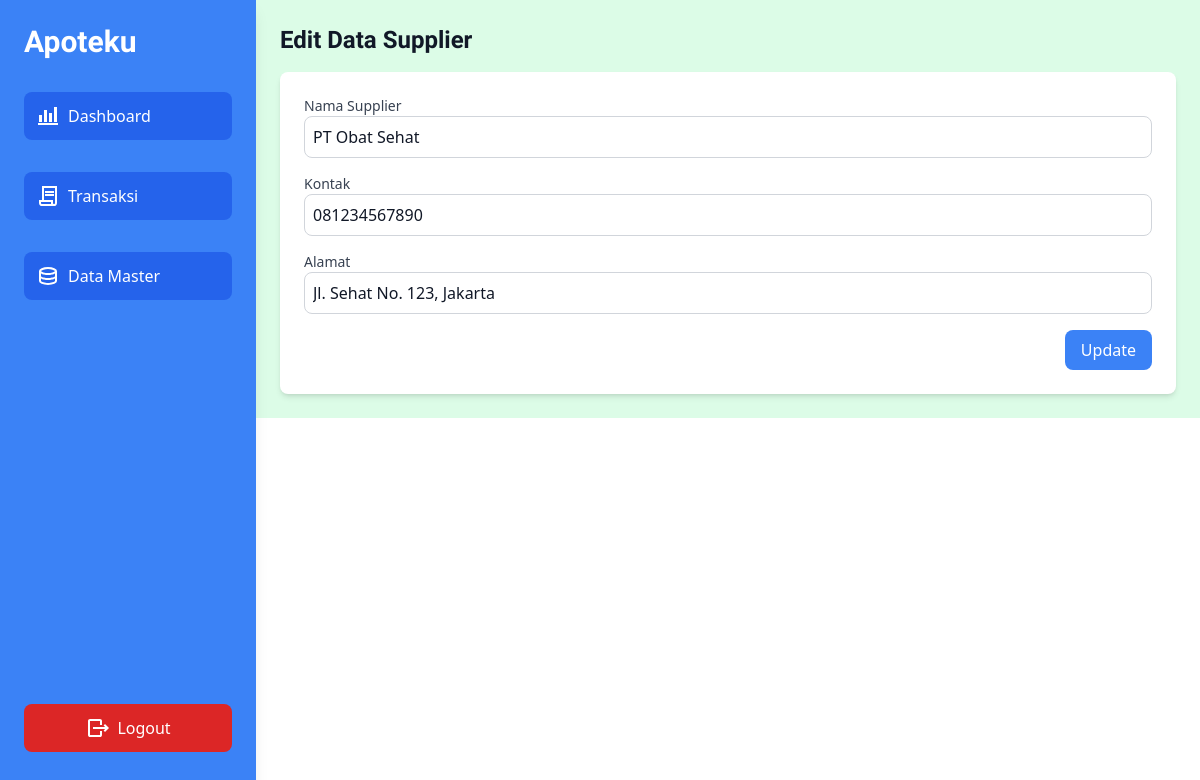
Screenshot of /datamaster-supplier/update-supplier.php?id=1 with the database file from the repository.
### tables this page shows
CREATE TABLE `supplier` (
  `ID_Supplier` int(11) NOT NULL,
  `Nama_Supplier` varchar(100) NOT NULL,
  `Kontak` varchar(50) DEFAULT NULL,
  `Alamat` text
);

### datamaster-supplier/update-supplier.php (the view, shortened to what this page needs)
<?php
include('../database/database.php');
$id_supplier = $nama_supplier = $kontak = $alamat = '';
if ($_SERVER['REQUEST_METHOD'] == 'GET') {
    $id_supplier = $_GET['id'];
    $sql = "SELECT * FROM supplier WHERE ID_Supplier = ?";
    $stmt = $conn->prepare($sql);
    $stmt->bind_param("i", $id_supplier);
    $stmt->execute();
    $result = $stmt->get_result();
    $row = $result->fetch_assoc();
    $nama_supplier = $row['Nama_Supplier'];
    $kontak = $row['Kontak'];
    $alamat = $row['Alamat'];
} else if ($_SERVER['REQUEST_METHOD'] == 'POST') {
    $id_supplier = $_POST['ID_Supplier'];
    $nama_supplier = $_POST['Nama_Supplier'];
    $kontak = $_POST['Kontak'];
    $alamat = $_POST['Alamat'];
    if (empty($nama_supplier) || empty($kontak) || empty($alamat)) {
        echo "<script>alert('Please fill all the fields')</script>";
    } else {
        $sql = "UPDATE supplier SET
            Nama_Supplier = ?, Kontak = ?, Alamat = ?
            WHERE ID_Supplier = ?";
        $stmt = $conn->prepare($sql);
        $stmt->bind_param("sssi", $nama_supplier, $kontak, $alamat, $id_supplier);
        if ($stmt->execute()) {
            $successMessage = 'Supplier berhasil diupdate!';
            header('Location: /apoteku/src/datamaster-supplier/index-supplier.php');
            exit;
        } else {
            echo "<script>alert('Failed to update supplier')</script>";
            die("Error in query: " . mysqli_error($conn));
        }
    }
}
?>
<!DOCTYPE html>
<html lang="en">
<head>
    <link href="https://cdn.jsdelivr.net/npm/tailwindcss@2.2.19/dist/tailwind.min.css" rel="stylesheet">
    <link href="../assets/css/output.css" rel="stylesheet">
    <link href="../assets/css/style.css" rel="stylesheet">
</head>
<body class="bg-green-100 text-gray-900">
    <?php include('../template/sidebar.php'); ?>
    <div class="flex-grow ml-64 mx-auto p-6">
        <h1 class="text-2xl font-bold mb-4">Edit Data Supplier</h1>
        <form action="update-supplier.php" method="POST" class="bg-white p-6 rounded-lg shadow-md">
            <div class="mb-4">
                <label for="Nama_Supplier" class="block text-sm font-medium text-gray-700">Nama Supplier</label>
                <input type="text" name="Nama_Supplier" value="<?php echo $nama_supplier; ?>" class="border border-gray-300 rounded-lg w-full p-2">
            </div>
            <div class="mb-4">
                <label for="Kontak" class="block text-sm font-medium text-gray-700">Kontak</label>
                <input type="text" name="Kontak" value="<?php echo $kontak; ?>" class="border border-gray-300 rounded-lg w-full p-2">
            </div>
            <div class="mb-4">
                <label for="Alamat" class="block text-sm font-medium text-gray-700">Alamat</label>
                <input type="text" name="Alamat" value="<?php echo $alamat; ?>" class="border border-gray-300 rounded-lg w-full p-2">
            </div>
            <div class="sm:col-span-2 flex justify-end">
                <button type="submit" class="bg-blue-500 text-white py-2 px-4 rounded-lg hover:bg-blue-600">Update</button>
            </div>
        </form>
    </div>
</body>
</html>

### assets/css/style.css (style rules this page uses)
h1 { font-family: Lexend; font-weight: 500; font-size: 60px; }

### rows the page displays
supplier: Nama_Supplier "PT Obat Sehat", Kontak "081234567890", Alamat "Jl. Sehat No. 123, Jakarta"
